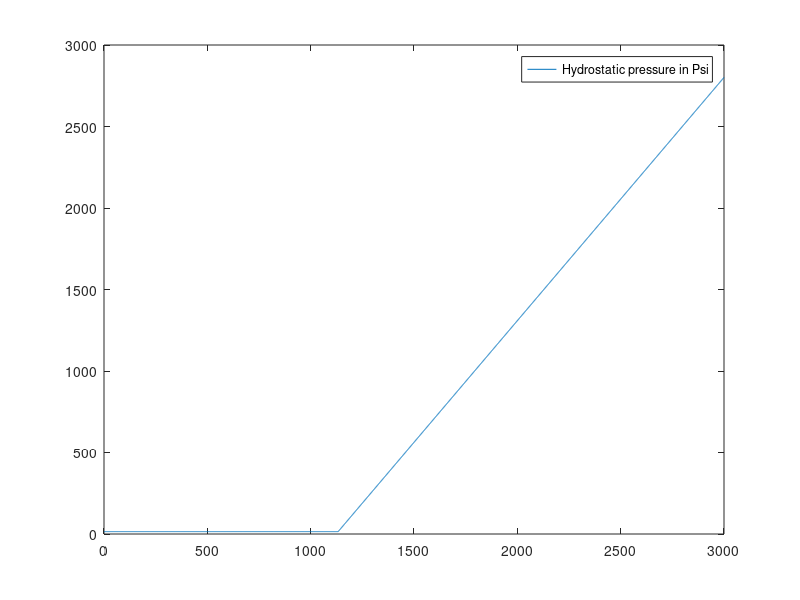
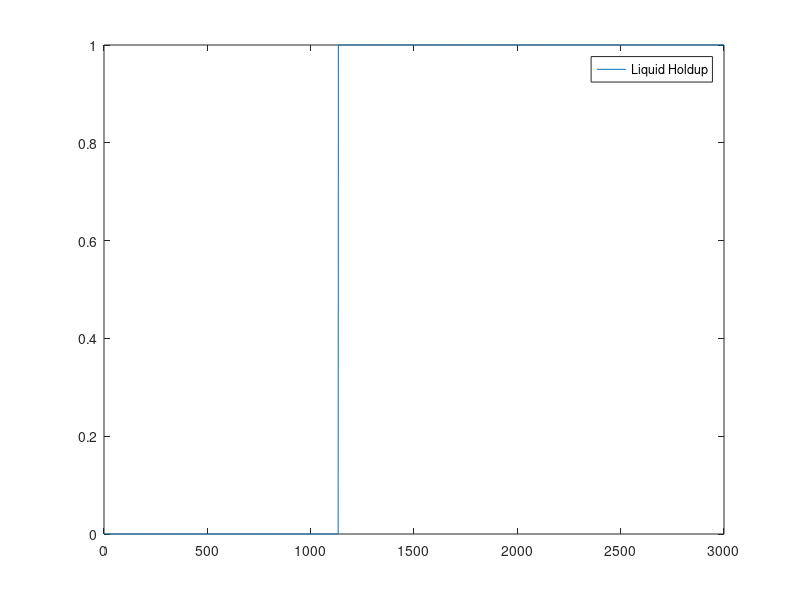
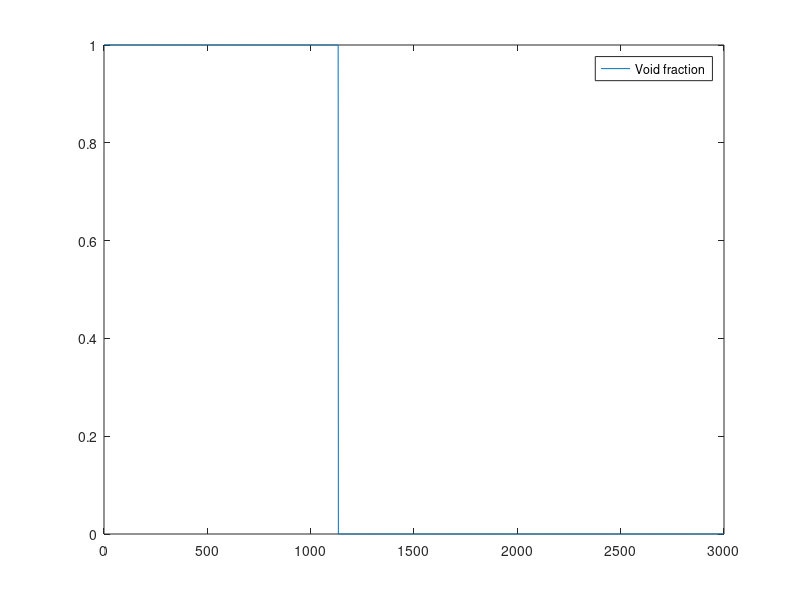

MATLAB code for these plots, in order: (Note: this script raises an error after producing the figures.)
clear all 
close all
clc


% A well with 3000 m long
% A segement is 1 m long
% dt = 10s
% Pr = 2800 psi = 1.9305*10^7 Pascal (N/m^2)
% Assume vertical well
% At the beginning, hydrostatic pressure = Pr
Lwell = 3000 % 3000 m
Nstep = 1000; 
N = 3001 % 3001 points. 1m per segment
dt = 10 % s 
dL = 1
verd = (0:N-1)';
Pr = 2800*6894.75729 % Change to Pascal
Pwf = Pr*ones(1,Nstep); % Balanced, no flow

% We assume that liquid is incompressable so rhoL doesn't change
% Gas is compressable so rhoG can change
rhoL = 1050; % kg/m^3 rho water
rhoG = zeros(N,Nstep); % At the beginning there is no gas in the tube.

g = 9.8 % m/s^2 
Pth = 101325 % Atmospher pressure in Pascal
disp('current level of water in tubing');
tllev = 3000 - (Pwf(1)-Pth)/(g*rhoL(1))

% At the beginning there is only liquid in the tube
HG = zeros(N,1); 
HL = zeros(N,1); 

for iter = floor(tllev)+2:N
    HL(iter) = 1.0;
end

for iter = 1:N
   HG(iter) = 1.0 - HL(iter);  
end

% At the beginning there is no flow in the tube
Vsl = zeros(N,1); 
Vsg = zeros(N,1); 


% Hydrostatic pressure
P=zeros(N,1);
for iter = 1:floor(tllev)+1
    P(iter)=Pth;
end

for iter = floor(tllev)+2:N
    P(iter) = P(iter-1) + rhoL(1)*g;
end

figure(1)
plot(verd,P/6894.75729)
legend('Hydrostatic pressure in Psi');

figure(2)
plot(verd,HL);
legend('Liquid Holdup');

figure(3);
plot(verd,HG);
legend('Void fraction'); 

rhoLHL=zeros(N,Nstep); 
rhoGHG=zeros(N,Nstep); 
rhoLVsl=zeros(N,Nstep); 
rhoGVsg=zeros(N,Nstep); 
rhoLVslrhoGVsg=zeros(N,Nstep); 

% Initialize for all these information 
for iter = 1:N
    rhoLHL(iter,1) = rhoL*HL(iter,1);
    rhoGHG(iter,1) = rhoG(iter,1)*HG(iter,1);
    rhoLVsl(iter,1) = rhoL*Vsl(iter,1); 
    rhoGVsg(iter,1) = rhoG(iter,1)*Vsg(iter,1); 
    rhoLVslrhoGVsg(iter,1) = rhoL*Vsl(iter,1) + rhoG(iter,1)*Vsg(iter,1); 
end


fldirect=1;


for iter = 2:Nstep
    
    if (Pwf<=Pr)
        fldirect=1;
    else
        fldirect=-1; 
    end
    
    % Solve Mass conservation equations
    rhoGHG(N,iter) = rhoGHG(N,iter-1);
    rhoLHL(N,iter) = rhoLHL(N,iter-1);
    HL(N,iter) = rhoLHL(N,iter)/rhoL;
    HG(N,iter) = 1.0 - HL(N,iter); 
    if (HG(N,iter)==0)
      rhoG(N,iter) = 0;
    else 
      rhoG(N,iter) = rhoGHG(N,iter)/HG(N,iter);
    end
    
    for jter = N-1:-1:1
        rhoGHG(jter,iter) = rhoGHG(jter,iter-1) - (rhoGVsg(jter,iter-1) - rhoGVsg(jter+1,iter-1))*dt/dL; 
        rhoLHL(jter,iter) = rhoLHL(jter,iter-1) - (rhoLVsl(jter,iter-1) - rhoLVsl(jter+1,iter-1))*fldirect*dt/dL;
        HL(jter,iter) = rhoLHL(jter,iter)/rhoL;
        HG(jter,iter) = 1.0 - HL(jter,iter);
        if (HG(jter,iter)==0)
           rhoG(jter,iter)=0;
        else
           rhoG(jter,iter)=rhoGHG(jter,iter)/HG(jter,iter);  
        end
    end
    
    % Solve Momentum equation
    rhoLVslrhoGVsg(N,iter) = rhoLVslrhoGVsg(N,iter-1);
    
    for jter = N-1:-1:1
       if (HG(jter,iter-1)==0) 
         rhoLVslrhoGVsg(jter,iter) = rhoLVslrhoGVsg(jter,iter-1) + (rhoL*Vsl(jter,iter-1)*Vsl(jter,iter-1)-rhoL*Vsl(jter+1,iter-1)*Vsl(jter+1,iter-1))*fldirect*dt/dL;
       elseif (HL(jter,iter-1)==0)   
         
       else 
           
       end
    end
    
    
end






















   

    











